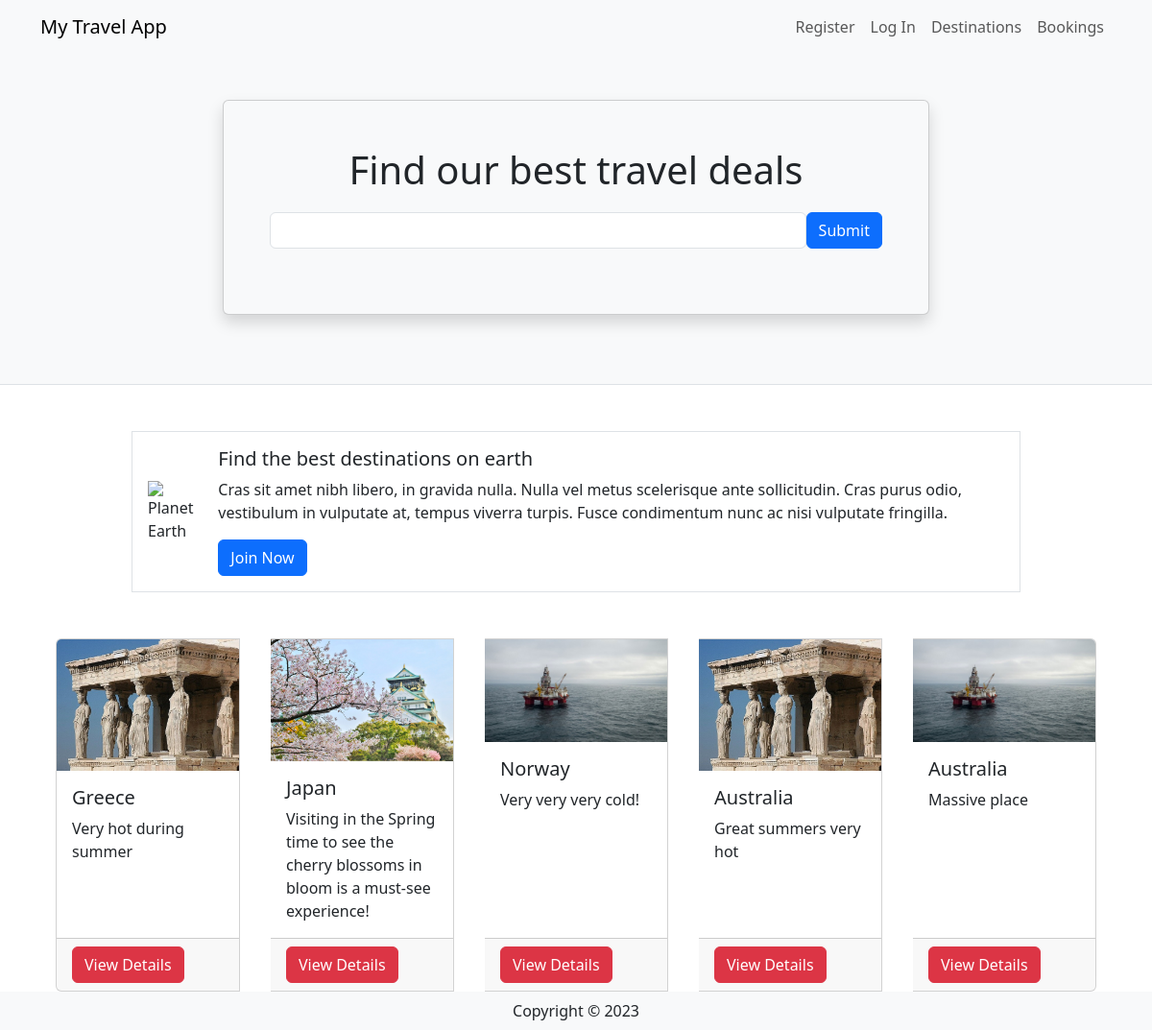
The page / on the database its author committed.
### travel/models.py (models this page shows, shortened)
class Destination(db.Model):
    __tablename__ = 'destinations'
    id = db.Column(db.Integer, primary_key=True)
    name = db.Column(db.String(80))
    description = db.Column(db.String(200))
    image = db.Column(db.String(400))
    currency = db.Column(db.String(3))
    comments = db.relationship('Comment', backref='destination')

### travel/views.py (the view)
@mainbp.route('/')
def index():
    destinations = db.session.scalars(db.select(Destination)).all()
    return render_template('index.html', destinations=destinations)

### travel/templates/index.html
{% extends 'base.html' %}
{% block header %}
      <div class="container">
         <div class="row justify-content-center mt-5 pb-4">
            <div class="col-md-8">
               <div class="card shadow p-5 mb-5 bg-light">
                  <h1 class="text-center mb-3">Find our best travel deals</h1>
                  <form class="form-inline d-flex flex-nowrap" action="{{url_for('main.search')}}" >
                     <input type="text" name="search" class="form-control flex-grow-1 my-1 mr-sm-2" id="SearchForm">
                     <button type="submit" class="flex-shrink-1 btn btn-primary my-1">Submit</button>
                   </form>
               </div>
            </div>
         </div>
      </div>
{% endblock %}
{% block content %}
      <div class="container">
         <div class="row mt-5 mb-5 justify-content-center">
            <div class="col-md-10">
               <div class="media border p-3 d-flex justify-content-start">
                  <img class="align-self-center me-3" style="max-width:120px"
                     src="https://upload.wikimedia.org/wikipedia/commons/thumb/2/22/Earth_Western_Hemisphere_transparent_background.png/600px-Earth_Western_Hemisphere_transparent_background.png"
                     alt="Planet Earth">
                  <div class="align-self-center media-body">
                     <h5 class="mt-0">Find the best destinations on earth</h5>
                     <p class="d-none d-sm-block">Cras sit amet nibh libero, in gravida nulla. Nulla vel metus
                        scelerisque ante sollicitudin. Cras purus odio, vestibulum in vulputate at, tempus viverra
                        turpis. Fusce condimentum nunc ac nisi vulputate fringilla.</p>
                     <a href="#" class="btn btn-primary">Join Now</a>
                  </div>
               </div>
            </div>
         </div>
         <div class="card-group">
            {% for destination in destinations %}
            <div class="card mx-3">
               <img class="card-img-top"
                  src="{{ destination.image }}" alt="destination picture">
               <div class="card-body">
                  <h5 class="card-title">{{ destination.name }}</h5>
                  <p class="card-text">{{ destination.description }}</p>
               </div>
               <div class="card-footer"><a href="{{ url_for('destination.show', id=destination.id) }}" class ="btn btn-danger"> View Details </a></div>
            </div>
            {% endfor %}
         </div>
      </div>
{% endblock %}

### travel/templates/base.html (shortened to what this page needs)
<html>
<head>
   <link href="https://cdn.jsdelivr.net/npm/bootstrap@5.3.2/dist/css/bootstrap.min.css" rel="stylesheet">
</head>
<body>
   <header class="bg-light border-bottom">
      <nav class="navbar navbar-expand-lg navbar-light bg-light">
         <div class="container">
            <a href="/" class="navbar-brand">My Travel App</a>
            <div class="collapse navbar-collapse justify-content-end" id="navbarSupportedContent">
               <div class="navbar-nav ml-auto">
                  {% if current_user.is_authenticated %}
                     <a class="nav-item nav-link disabled text-muted" href="#">Welcome {{current_user.name}}</a>
                     <a class="nav-item nav-link" href="{{ url_for('auth.logout') }}">Log Out</a>
                  {% else %}
                     <a class="nav-item nav-link" href="{{ url_for('auth.register') }}">Register</a>
                     <a class="nav-item nav-link" href="{{ url_for('auth.login') }}">Log In</a>
                  {% endif %}
                  <a class="nav-item nav-link" href="{{ url_for('destination.create') }}">Destinations</a>
                  <a class="nav-item nav-link" href="#">Bookings</a>
               </div>
            </div>
         </div>
      </nav>
      {% block header %}
      {% endblock %}
   </header>
   {% block content %}
   {% endblock %}
    <footer class="footer">
        <div class="text-center py-2 bg-light">
            <span class="text-dark">Copyright &copy; {{ year }}</span>
        </div>
    </footer>
   </body>
</html>

### rows shown on the page
Destination: image (picture), name "Greece", description "Very hot during summer"
Destination: image (picture), name "Japan", description "Visiting in the Spring time to see the cherry blossoms in bloom is a must-see experience!"
Destination: image (picture), name "Norway", description "Very very very cold!"
Destination: image (picture), name "Australia", description "Great summers very hot"
Destination: image (picture), name "Australia", description "Massive place"
